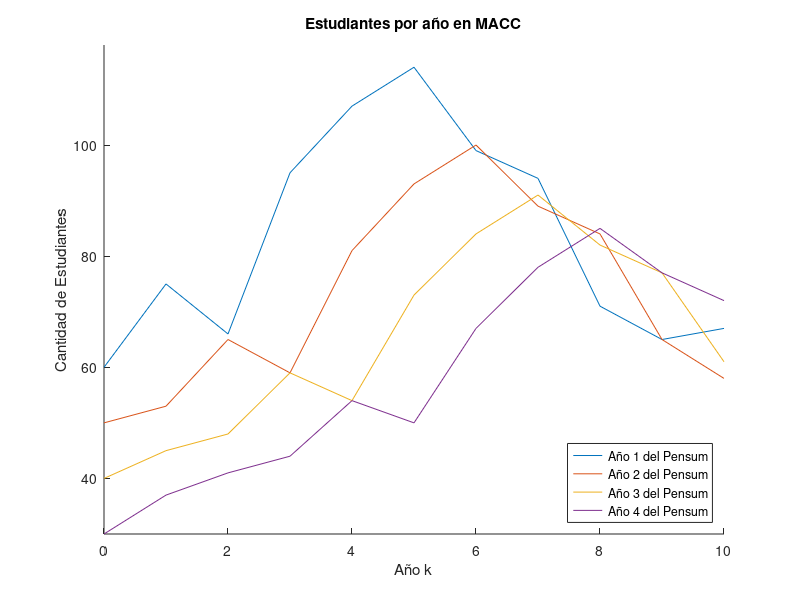

Source code (MATLAB):
clc

x1_0 = 60;
x2_0 = 50;
x3_0 = 40;
x4_0 = 30;

X0 = [0];
X1 = [x1_0];
X2 = [x2_0];
X3 = [x3_0];
X4 = [x4_0];
Xg = [0];

y = 10;

for k = 1:y
    x0 = randi([60, 120]);
    X0(k + 1) = x0;
    X1(k + 1) = floor(x0 + X1(k) * (0.2) - X1(k) * (0.15));
    X2(k + 1) = floor(X1(k) - X1(k) * (0.2) + X2(k) * (0.15) - X2(k) * (0.05));
    X3(k + 1) = floor(X2(k) - X2(k) * (0.15) + X3(k) * (0.1) - X3(k) * (0.02));
    X4(k + 1) = floor(X3(k) - X3(k) * (0.1) + X4(k) * (0.05) - X4(k) * (0.01));
    Xg(k + 1) = floor(X4(k) - X4(k) * (0.05));
end

XT = X1 + X2 + X3 + X4;

figure(1)
hold on
title("Estudiantes por año en MACC")
xlim([0, y])
ylim([min([min(X1), min(X2), min(X3), min(X4)]), max([max(X1), max(X2), max(X3), max(X4)]) + 4])
xlabel("Año k")
ylabel("Cantidad de Estudiantes")
plot(0:y, X1)
plot(0:y, X2)
plot(0:y, X3)
plot(0:y, X4)
legend({'Año 1 del Pensum', 'Año 2 del Pensum', 'Año 3 del Pensum', 'Año 4 del Pensum'}, 'Location', 'southeast')

others = false;

if(others)
    
    figure(2)
    hold on
    title("Estudiantes que ingresan a MACC por año")
    xlim([0, y])
    ylim([min(X0), max(X0) + 4])
    xlabel("Año k")
    ylabel("Cantidad de Estudiantes")
    plot(0:y, X0, 'r')

    figure(3)
    hold on
    title("Estudiantes que se graduan de MACC por año")
    xlim([0, y])
    ylim([min(Xg), max(Xg) + 4])
    xlabel("Año k")
    ylabel("Cantidad de Estudiantes")
    plot(0:y, Xg, 'g')

    figure(4)
    hold on
    title("Estudiantes totales en MACC por año")
    xlim([0, y])
    ylim([min(XT), max(XT) + 4])
    xlabel("Año k")
    ylabel("Cantidad de Estudiantes")
    plot(0:y, XT, 'c')

end